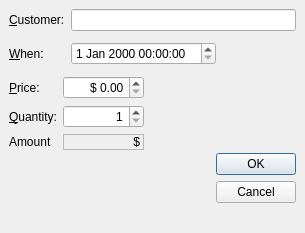
<ui version="4.0" >
 <class>TicketOrderDlg</class>
 <widget class="QDialog" name="TicketOrderDlg" >
  <property name="geometry" >
   <rect>
    <x>0</x>
    <y>0</y>
    <width>305</width>
    <height>233</height>
   </rect>
  </property>
  <property name="windowTitle" >
   <string>Ticket Order #2</string>
  </property>
  <layout class="QGridLayout" >
   <property name="margin" >
    <number>9</number>
   </property>
   <property name="spacing" >
    <number>6</number>
   </property>
   <item row="1" column="2" >
    <spacer>
     <property name="orientation" >
      <enum>Qt::Vertical</enum>
     </property>
     <property name="sizeHint" >
      <size>
       <width>20</width>
       <height>16</height>
      </size>
     </property>
    </spacer>
   </item>
   <item row="2" column="2" >
    <widget class="QDialogButtonBox" name="buttonBox" >
     <property name="orientation" >
      <enum>Qt::Vertical</enum>
     </property>
     <property name="standardButtons" >
      <set>QDialogButtonBox::Cancel|QDialogButtonBox::NoButton|QDialogButtonBox::Ok</set>
     </property>
    </widget>
   </item>
   <item row="2" column="1" >
    <spacer>
     <property name="orientation" >
      <enum>Qt::Horizontal</enum>
     </property>
     <property name="sizeHint" >
      <size>
       <width>40</width>
       <height>20</height>
      </size>
     </property>
    </spacer>
   </item>
   <item row="0" column="0" colspan="3" >
    <layout class="QGridLayout" >
     <property name="margin" >
      <number>0</number>
     </property>
     <property name="spacing" >
      <number>6</number>
     </property>
     <item row="0" column="1" colspan="2" >
      <widget class="QLineEdit" name="customerLineEdit" />
     </item>
     <item row="1" column="1" >
      <widget class="QDateTimeEdit" name="whenDateTimeEdit" />
     </item>
     <item row="0" column="0" >
      <widget class="QLabel" name="label" >
       <property name="text" >
        <string>&amp;Customer:</string>
       </property>
       <property name="buddy" >
        <cstring>customerLineEdit</cstring>
       </property>
      </widget>
     </item>
     <item row="1" column="0" >
      <widget class="QLabel" name="label_2" >
       <property name="text" >
        <string>&amp;When:</string>
       </property>
       <property name="buddy" >
        <cstring>whenDateTimeEdit</cstring>
       </property>
      </widget>
     </item>
     <item row="1" column="2" >
      <spacer>
       <property name="orientation" >
        <enum>Qt::Horizontal</enum>
       </property>
       <property name="sizeHint" >
        <size>
         <width>74</width>
         <height>33</height>
        </size>
       </property>
      </spacer>
     </item>
    </layout>
   </item>
   <item rowspan="2" row="1" column="0" >
    <layout class="QGridLayout" >
     <property name="margin" >
      <number>0</number>
     </property>
     <property name="spacing" >
      <number>6</number>
     </property>
     <item row="0" column="1" >
      <widget class="QDoubleSpinBox" name="priceSpinBox" >
       <property name="alignment" >
        <set>Qt::AlignRight</set>
       </property>
       <property name="prefix" >
        <string>$ </string>
       </property>
       <property name="maximum" >
        <double>5000.000000000000000</double>
       </property>
      </widget>
     </item>
     <item row="0" column="0" >
      <widget class="QLabel" name="label_3" >
       <property name="text" >
        <string>&amp;Price:</string>
       </property>
       <property name="buddy" >
        <cstring>priceSpinBox</cstring>
       </property>
      </widget>
     </item>
     <item row="2" column="0" >
      <widget class="QLabel" name="label_5" >
       <property name="text" >
        <string>Amount</string>
       </property>
      </widget>
     </item>
     <item row="1" column="1" >
      <widget class="QSpinBox" name="quantitySpinBox" >
       <property name="alignment" >
        <set>Qt::AlignRight</set>
       </property>
       <property name="maximum" >
        <number>50</number>
       </property>
       <property name="minimum" >
        <number>1</number>
       </property>
       <property name="value" >
        <number>1</number>
       </property>
      </widget>
     </item>
     <item row="1" column="0" >
      <widget class="QLabel" name="label_4" >
       <property name="text" >
        <string>&amp;Quantity:</string>
       </property>
       <property name="buddy" >
        <cstring>quantitySpinBox</cstring>
       </property>
      </widget>
     </item>
     <item row="3" column="1" >
      <spacer>
       <property name="orientation" >
        <enum>Qt::Vertical</enum>
       </property>
       <property name="sizeHint" >
        <size>
         <width>20</width>
         <height>40</height>
        </size>
       </property>
      </spacer>
     </item>
     <item row="2" column="1" >
      <widget class="QLabel" name="amountLabel" >
       <property name="frameShape" >
        <enum>QFrame::StyledPanel</enum>
       </property>
       <property name="frameShadow" >
        <enum>QFrame::Sunken</enum>
       </property>
       <property name="text" >
        <string>$</string>
       </property>
       <property name="alignment" >
        <set>Qt::AlignRight|Qt::AlignTrailing|Qt::AlignVCenter</set>
       </property>
      </widget>
     </item>
    </layout>
   </item>
  </layout>
 </widget>
 <tabstops>
  <tabstop>customerLineEdit</tabstop>
  <tabstop>whenDateTimeEdit</tabstop>
  <tabstop>priceSpinBox</tabstop>
  <tabstop>quantitySpinBox</tabstop>
  <tabstop>buttonBox</tabstop>
 </tabstops>
 <resources/>
 <connections>
  <connection>
   <sender>buttonBox</sender>
   <signal>accepted()</signal>
   <receiver>TicketOrderDlg</receiver>
   <slot>accept()</slot>
   <hints>
    <hint type="sourcelabel" >
     <x>263</x>
     <y>154</y>
    </hint>
    <hint type="destinationlabel" >
     <x>280</x>
     <y>124</y>
    </hint>
   </hints>
  </connection>
  <connection>
   <sender>buttonBox</sender>
   <signal>rejected()</signal>
   <receiver>TicketOrderDlg</receiver>
   <slot>reject()</slot>
   <hints>
    <hint type="sourcelabel" >
     <x>238</x>
     <y>163</y>
    </hint>
    <hint type="destinationlabel" >
     <x>232</x>
     <y>120</y>
    </hint>
   </hints>
  </connection>
 </connections>
</ui>
